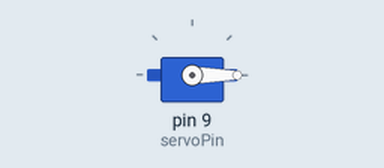
The sketch below on a simulated Arduino Uno, built with avr-gcc and run on an emulated ATmega328P. Parts: servo.

Above: at 0.05 s.
At 2.5 s:
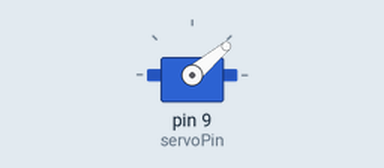
At 5.0 s:
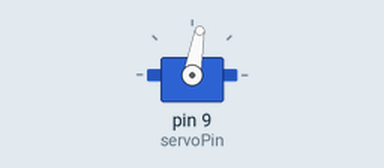
At 10.0 s:
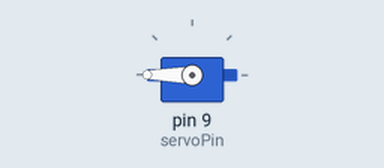
Timing chart, 0 to 13.0 s (numbered marks = the images above):
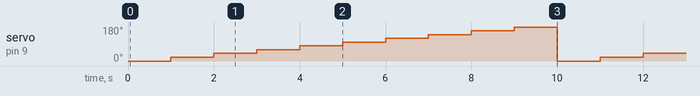

The sketch:

motor_servoprivod.ino
```cpp
//включаем серво библиотеку
//создаем серво обЪект
#include <Servo.h>
Servo myServo;   //создаем новый серво объект с типом серво чтоб им управлять

//определяем контакт
int servoPin = 9;

void setup() {
  //нет необходимости обьявлять его выходом, это делает библиотека серво
  myServo.attach(servoPin);    //аттачим сервообъект к пину
  }

void loop() {
  // создаем программу которая будет поворачивать серво от 0 до 180
  // с шагом 20 градусов
  for (int i = 0; i <= 180; i=i+20)
  //после 180 он автоматически повернет в 0, библиотека сама решает сторону поворота
  // основываясь на текущей позиции и позиции куда хотим попасть
  {
    myServo.write(i);
    delay(1000);
  }
}
```

Measured:
- by itself, servo on pin 9 (servoPin): repeats every 10.0 s: 40° 1.0 s, 60° 1.0 s, 80° 1.0 s, 100° 1.0 s, 120° 1.0 s, 140° 1.0 s, 160° 1.0 s, 180° 1.0 s, 0° 1.0 s, 20° 1.0 s
